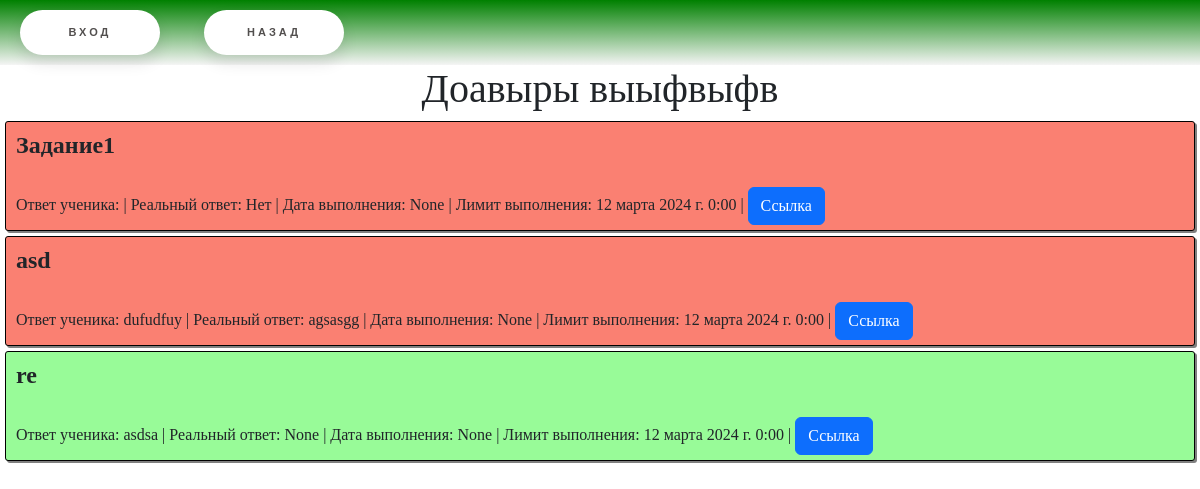
The app's page /lk/teacher_classes/student_task_list/3, older data.
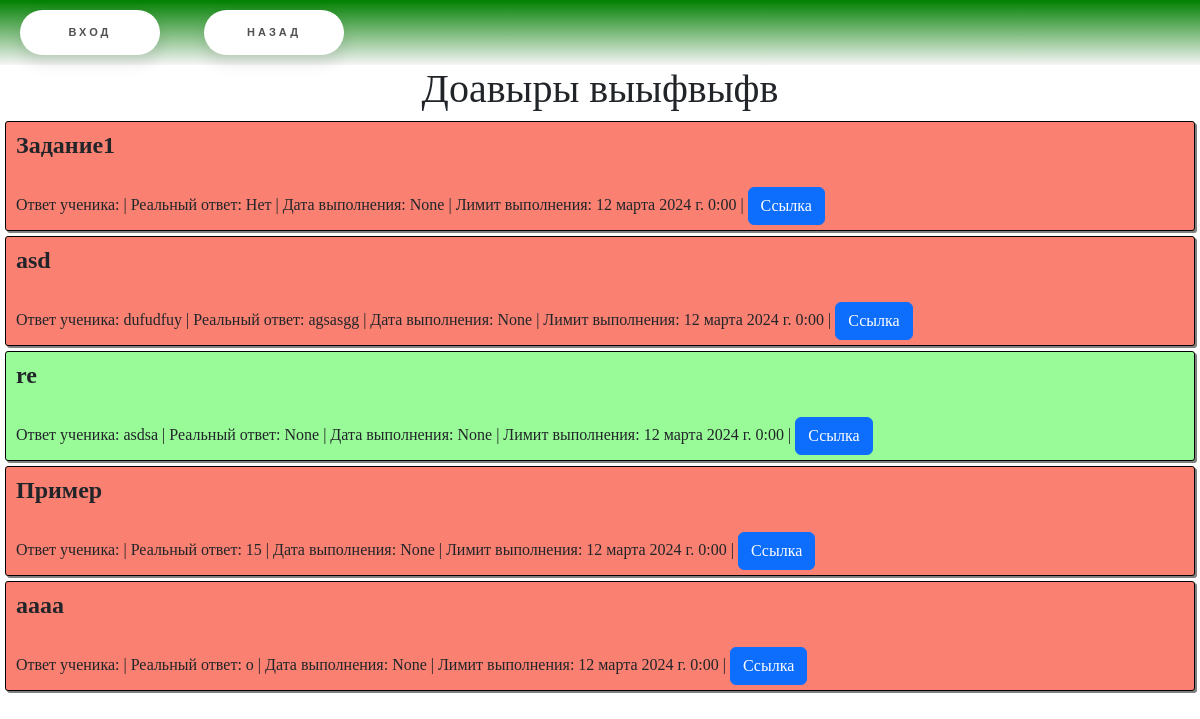
The same page, newer data.
### main/models.py (models this page shows, shortened)
class StudentTask(models.Model):
    task = models.ForeignKey(Task, verbose_name='Задание', on_delete=models.CASCADE)
    student = models.ForeignKey(Student, verbose_name="Ученик", on_delete=models.CASCADE)
    teacher = models.ForeignKey(Teacher, verbose_name="Учитель", on_delete=models.CASCADE)
    student_answer = models.TextField("Ответ ученика")
    is_right = models.BooleanField("Правильно?", blank=True, null=True)
    teacher_check = models.BooleanField("Нужна проверка?", default=False)
    teaher_comment = models.TextField("Комментарий учителя", blank=True, null=True)
    get_date = models.DateTimeField("Дата выдачи", auto_now_add=True)
    done_date = models.DateTimeField("Дата выполнения", null=True, blank=True)
    limite_date = models.DateTimeField("Лимит выполнения", null=True, blank=True)
    class Meta:
        verbose_name= 'Задание ученика'
        verbose_name_plural = "Задания учеников"

class Task(models.Model):
    name = models.CharField("Название", max_length=255, default="")
    grade = models.IntegerField("Класс")
    level_of_knowledge = models.IntegerField("Уровень знаний")
    task_text = models.TextField("Текст задания")
    answer = models.CharField("Ответ", max_length=255, null=True, blank= True)
    subject = models.ForeignKey(Subject, verbose_name="Предмет", on_delete=models.CASCADE)
    theme = models.ForeignKey(Theme, verbose_name="Тема", on_delete= models.CASCADE, null=True, blank=True)
    is_neural = models.BooleanField("Написано нейросетью?", default=False)
    teacher_check = models.BooleanField("Нужна проверка?", default=False)
    class Meta:
        verbose_name= 'Задание'
        verbose_name_plural = "Задания"

### main/views.py (the view)
# urls.py: path("lk/teacher_classes/student_task_list/<int:student_id>", views.student_task_list_teacher, name = "student_task_list_teacher"),
def student_task_list_teacher(request, student_id):
    student = models.Student.objects.get(id = student_id)
    tasks = models.StudentTask.objects.filter(student__id = student_id)
    return render(request, "student_task_list_teacher.html", {
        "tasks":tasks,
        "student":student
    })

### main/templates/student_task_list_teacher.html
{% extends "base.html" %}
{% block content %}
    <h1>{{student.user.first_name}} {{student.user.last_name}}</h1>
    {% for task in tasks %}
        <div class="tasklist" style="{% if  task.is_right%}background-color: #98FB98{% else %}background-color: #FA8072{% endif %}">
            <div class="oneLine" style="font-size:1.5rem; font-weight:bold">{{task.task.name}}</div>
            <br>
            <br>
            <div class="oneLine">Ответ ученика: {{task.student_answer}}</div>
            <div class="oneLine">|       Реальный ответ: {{task.task.answer}}</div>
            <div class="oneLine">|       Дата выполнения: {{task.done_date}}</div>
            <div class="oneLine">|       Лимит выполнения: {{task.limite_date}}</div>
            <div class="oneLine">|       <a class="btn btn-primary" href= "{% url "student_task_teacher" task.id%}">Ссылка</a></div>
        </div>
    {% endfor %}
{% endblock %}

Row changes from the older to the newer data that the page shows:
added StudentTask: task.name "Пример", task.answer "15", done_date "None", limite_date "12 марта 2024 г. 0:00"
added StudentTask: task.name "aaaa", task.answer "о", done_date "None", limite_date "12 марта 2024 г. 0:00"
